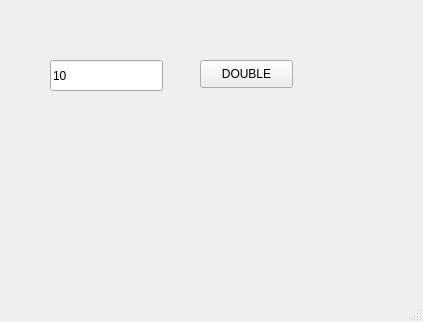
<?xml version="1.0" encoding="UTF-8"?>
<ui version="4.0">
 <class>MainWindow</class>
 <widget class="QMainWindow" name="MainWindow">
  <property name="geometry">
   <rect>
    <x>0</x>
    <y>0</y>
    <width>423</width>
    <height>322</height>
   </rect>
  </property>
  <property name="windowTitle">
   <string>MainWindow</string>
  </property>
  <widget class="QWidget" name="centralwidget">
   <widget class="QLineEdit" name="le">
    <property name="geometry">
     <rect>
      <x>50</x>
      <y>60</y>
      <width>113</width>
      <height>31</height>
     </rect>
    </property>
    <property name="text">
     <string>10</string>
    </property>
   </widget>
   <widget class="QPushButton" name="pb">
    <property name="geometry">
     <rect>
      <x>200</x>
      <y>60</y>
      <width>93</width>
      <height>28</height>
     </rect>
    </property>
    <property name="text">
     <string>DOUBLE</string>
    </property>
   </widget>
  </widget>
  <widget class="QMenuBar" name="menubar">
   <property name="geometry">
    <rect>
     <x>0</x>
     <y>0</y>
     <width>423</width>
     <height>26</height>
    </rect>
   </property>
  </widget>
  <widget class="QStatusBar" name="statusbar"/>
 </widget>
 <resources/>
 <connections/>
</ui>
